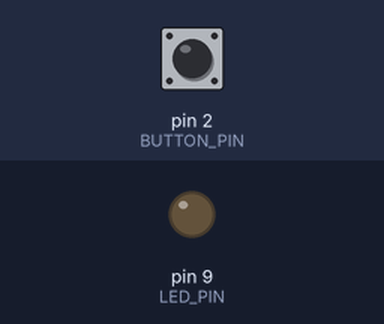
The sketch below on a simulated Arduino Uno, built with avr-gcc and run on an emulated ATmega328P. Parts: output pins drawn as LEDs (lit = HIGH). The test bench sets the inputs (shaded band); at power-on: pin 2 (BUTTON_PIN) HIGH.

Above: at 1.2 s.
1.3 s: pin 2 (BUTTON_PIN) pulled LOW for 0.15 s
At 2.5 s:
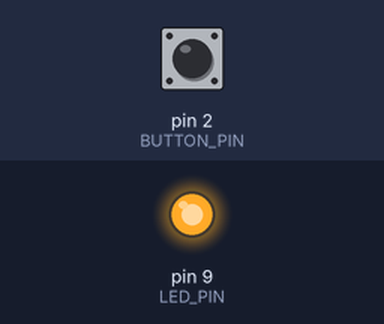
2.9 s: pin 2 (BUTTON_PIN) pulled LOW for 1 s
At 4.3 s:
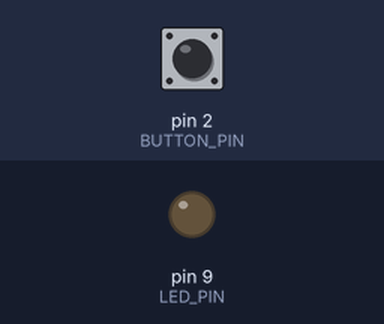
5.4 s: pin 2 (BUTTON_PIN) pulled LOW for 3.2 s
At 5.9 s:
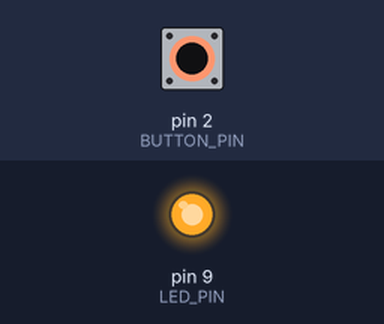
Timing chart, 0 to 8.9 s (numbered marks = the images above; inputs shaded):
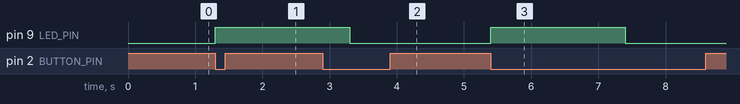

Measured:
- after the input at 1.3 s, pin 9 (LED_PIN): LOW → HIGH at once
- after the input at 2.9 s, pin 9 (LED_PIN): HIGH → LOW after 0.40 s
- after the input at 5.4 s, pin 9 (LED_PIN): LOW → HIGH at once, → LOW 2.0 s later

The sketch:

L4F1.ino
```cpp
#define BUTTON_PIN 2  // The pin connected to the button
#define LED_PIN 9    // The pin connected to the LED

bool ledState = false; // This variable keeps track of whether the LED is ON or OFF

void setup() {
  pinMode(BUTTON_PIN, INPUT_PULLUP); // Set the button pin to input with a built-in pull-up resistor
  pinMode(LED_PIN, OUTPUT);          // Set the LED pin as an output
}

void loop() {
  if (digitalRead(BUTTON_PIN) == LOW) { // Check if the button is pressed (LOW means pressed)
    ledState = !ledState;              // Flip the LED state (ON becomes OFF, OFF becomes ON)
    digitalWrite(LED_PIN, ledState);   // Update the LED to match the new state
    delay(2000);                        // Wait a short time to avoid double presses (debouncing)
  }
}
```
